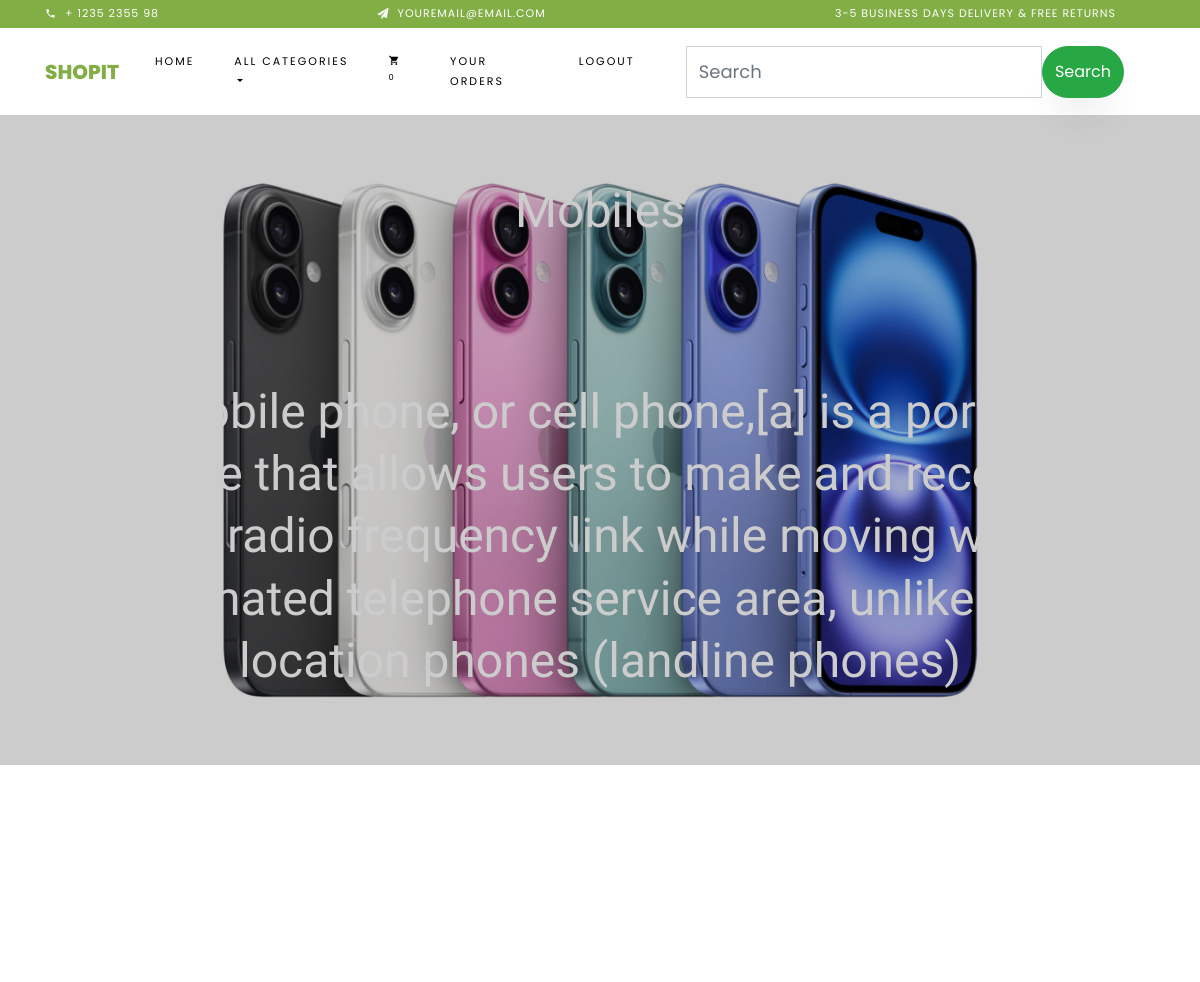
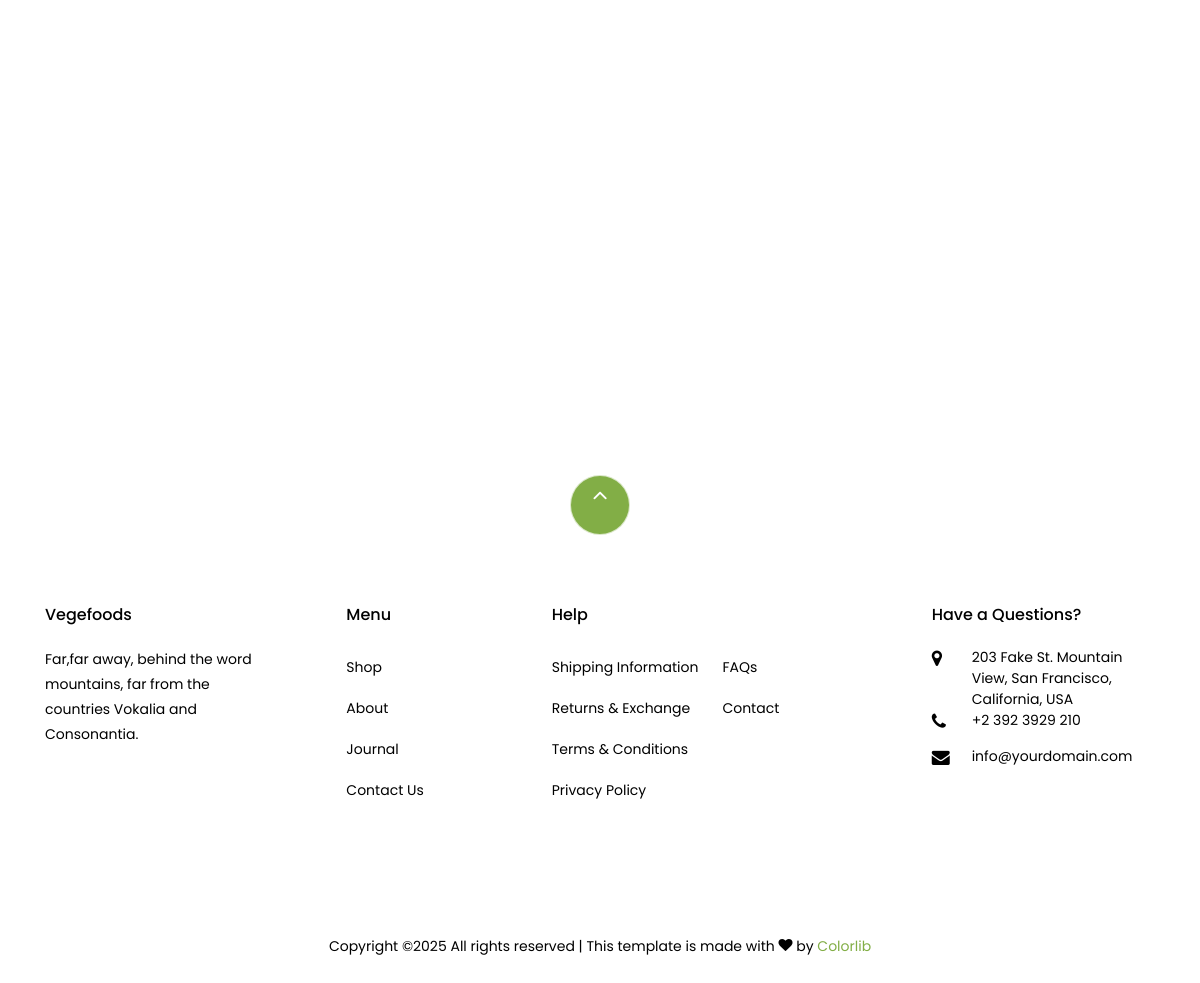
The app's page /productview/2 (signed in) with its own data (2 pictures, top to bottom).
### shop/models.py (models this page shows, shortened)
class Category(models.Model):
    name=models.CharField(max_length=20)
    desc=models.TextField()
    image=models.ImageField(upload_to='media/image',blank=True,null=True)

### shop/views.py (the view)
# urls.py: path('productview/<int:pk>',views.Productview.as_view(),name="product"),
class Productview(DetailView):
    model=Category
    template_name="product.html"
    context_object_name="cat"

### cart/context_processors.py (called while the page is built)
def count_items(request):
    u=request.user
    count = 0
    if request.user.is_authenticated: #checks whether the user is authenticated
        c=Cart.objects.filter(user=u) #to filter cart records to a particular user
        for i in c:
            count+=i.quantity
    return {'count':count}

### shop/context_processors.py (called while the page is built)
def links(request):
    c=Category.objects.all()
    return {'links':c}

### templates/product.html (shortened to what this page needs)
{% extends 'base.html' %}
		{% block background %}
      <section id="home-section" class="hero">
		  <div class="home-slider owl-carousel">
	      <div class="slider-item" style="background-image: url({{cat.image.url}});">
	      	<div class="overlay"></div>
	        <div class="container">
	          <div class="row slider-text justify-content-center align-items-center" data-scrollax-parent="true">
				  <h1 class="text-center">{{cat.name}}</h1>
				   <h1 class="text-center">{{cat.desc}}</h1>
	          </div>
	        </div>
	      </div>
	    </div>
    </section>
        {% endblock %}
{% block content %}
  <section class="ftco-section">
	  <div class="container">
				<div class="row justify-content-center mb-3 pb-3">
        </div>
    	</div>
    	<div class="container">
    		<div class="row">
			</div>
		</div>
  </section>
{% endblock %}

### templates/base.html (style rules this page uses)
.owl-carousel.home-slider .slider-item .slider-text h1 { font-size: 4vw!important; color: #fff; line-height: 1.3; font-weight: 400; font-family: "Amatic SC", cursive; }

### records on screen
Category: image (picture), name "Mobiles", desc "A mobile phone, or cell phone,[a] is a portable telephone that allows users to make and receive calls over a radio frequency link while moving within a designated telephone service area, unlike fixed-location phones (landline phones)"

### other values on screen
{{ count }} "0"
